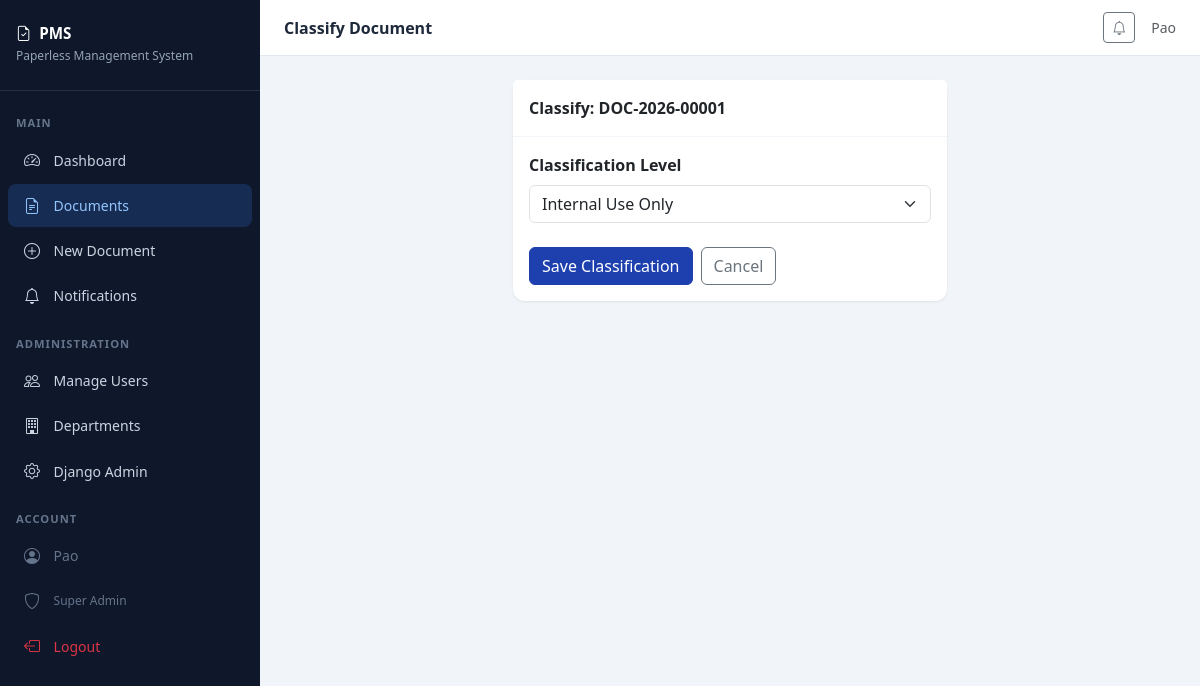
Screenshot of /documents/1/classify/ (signed in) with the database file from the repository.
### dms/models.py (models this page shows, shortened)
class User(AbstractUser):
    ROLE_CHOICES = [
        ('super_admin', 'Super Admin'),
        ('dept_sender_receiver', 'Dept. Sender/Receiver'),
        ('dept_head', 'Dept. Head'),
        ('governor', 'Governor'),
        ('executive', 'Executive'),
    ]
    role = models.CharField(max_length=30, choices=ROLE_CHOICES, default='dept_sender_receiver')
    department = models.ForeignKey('Department', on_delete=models.SET_NULL, null=True, blank=True, related_name='members')

class Document(models.Model):
    SOURCE_CHOICES = [('internal', 'Internal'), ('external', 'External')]
    STATUS_CHOICES = [
        ('draft', 'Draft'),
        ('pending_review', 'Pending Review'),
        ('approved', 'Approved'),
        ('rejected', 'Rejected'),
        ('esigned', 'E-Signed'),
        ('released', 'Released to Correspondent'),
        ('returned', 'Returned to Origin'),
        ('archived', 'Archived'),
        ('return_for_revision', 'Returned for Revision'),
    ]
    ACTION_TYPE_CHOICES = [('return', 'Return to Origin'), ('release', 'Release to External Agency')]
    CLASSIFICATION_CHOICES = [
        ('confidential', 'Confidential'),
        ('internal', 'Internal Use Only'),
        ('public', 'Public'),
    ]
    title = models.CharField(max_length=300)
    reference_number = models.CharField(max_length=100, unique=True, blank=True)
    source = models.CharField(max_length=10, choices=SOURCE_CHOICES)
    classification = models.CharField(max_length=20, choices=CLASSIFICATION_CHOICES, default='internal')
    status = models.CharField(max_length=30, choices=STATUS_CHOICES, default='draft')
    action_type = models.CharField(max_length=10, choices=ACTION_TYPE_CHOICES, blank=True, null=True)
    description = models.TextField(blank=True)
    file = models.FileField(upload_to='documents/%Y/%m/', blank=True, null=True)
    esignature = models.ImageField(upload_to='signatures/%Y/%m/', blank=True, null=True)
    created_by = models.ForeignKey(User, on_delete=models.SET_NULL, null=True, related_name='created_documents')
    assigned_to = models.ForeignKey(User, on_delete=models.SET_NULL, null=True, blank=True, related_name='assigned_documents')
    origin_department = models.ForeignKey(Department, on_delete=models.SET_NULL, null=True, blank=True, related_name='origin_documents')
    current_department = models.ForeignKey(Department, on_delete=models.SET_NULL, null=True, blank=True, related_name='current_documents')
    correspondent_name = models.CharField(max_length=200, blank=True)
    correspondent_agency = models.CharField(max_length=200, blank=True)
    created_at = models.DateTimeField(auto_now_add=True)
    updated_at = models.DateTimeField(auto_now=True)
    logged_at = models.DateTimeField(null=True, blank=True)

### dms/views.py (the view, shortened to what this page needs)
# urls.py: path('documents/<int:pk>/classify/', views.document_classify, name='document_classify'),
@login_required
@role_required(['super_admin', 'dept_head'])
def document_classify(request, pk):
    doc = get_object_or_404(Document, pk=pk)
    form = DocumentClassifyForm(request.POST or None, instance=doc)
    return render(request, 'documents/classify.html', {'form': form, 'doc': doc})

### dms/forms.py
class DocumentClassifyForm(forms.ModelForm):
    class Meta:
        model = Document
        fields = ['classification']
        widgets = {'classification': forms.Select(attrs={'class': 'form-select'})}

### dms/templates/documents/classify.html (shortened to what this page needs)
{% extends 'base.html' %}
{% block page_title %}Classify Document{% endblock %}
{% block content %}
<div class="row justify-content-center">
<div class="col-lg-6">
<div class="card">
<div class="card-header py-3">Classify: {{ doc.reference_number }}</div>
<div class="card-body">
<form method="post">
<div class="mb-4">
<label class="form-label fw-semibold">Classification Level</label>
{{ form.classification }}
</div>
<div class="d-flex gap-2">
<button type="submit" class="btn btn-primary">Save Classification</button>
<a href="{% url 'document_detail' doc.pk %}" class="btn btn-outline-secondary">Cancel</a>
</div>
</form>
</div>
</div>
</div>
</div>
{% endblock %}

### dms/templates/base.html (shortened to what this page needs)
<!DOCTYPE html>
<html lang="en">
<head>
    <link href="https://cdn.jsdelivr.net/npm/bootstrap@5.3.0/dist/css/bootstrap.min.css" rel="stylesheet">
    <link href="https://cdn.jsdelivr.net/npm/bootstrap-icons@1.11.0/font/bootstrap-icons.css" rel="stylesheet">
</head>
<body>
{% if user.is_authenticated %}
<div class="sidebar">
    <div class="sidebar-brand">
        <h5><i class="bi bi-file-earmark-check me-2"></i>PMS</h5>
        <small>Paperless Management System</small>
    </div>
    <nav class="py-2">
        <div class="nav-section-title">Main</div>
        <a href="{% url 'dashboard' %}" class="nav-link {% if request.resolver_match.url_name == 'dashboard' %}active{% endif %}">
            <i class="bi bi-speedometer2"></i> Dashboard
        </a>
        <a href="{% url 'document_list' %}" class="nav-link {% if 'document' in request.resolver_match.url_name %}active{% endif %}">
            <i class="bi bi-file-earmark-text"></i> Documents
        </a>
        <a href="{% url 'document_create' %}" class="nav-link">
            <i class="bi bi-plus-circle"></i> New Document
        </a>
        <a href="{% url 'notifications' %}" class="nav-link">
            <i class="bi bi-bell"></i> Notifications
        </a>
        {% if user.role == 'super_admin' or user.is_superuser %}
        <div class="nav-section-title">Administration</div>
        <a href="{% url 'manage_users' %}" class="nav-link">
            <i class="bi bi-people"></i> Manage Users
        </a>
        <a href="{% url 'manage_departments' %}" class="nav-link">
            <i class="bi bi-building"></i> Departments
        </a>
        <a href="/admin/" class="nav-link">
            <i class="bi bi-gear"></i> Django Admin
        </a>
        {% endif %}
        <div class="nav-section-title">Account</div>
        <div class="nav-link" style="cursor:default; color:#64748b;">
            <i class="bi bi-person-circle"></i>
            <span>{{ user.get_full_name|default:user.username }}</span>
        </div>
        <div class="nav-link" style="cursor:default; color:#64748b; font-size:0.75rem;">
            <i class="bi bi-shield"></i> {{ user.get_role_display }}
        </div>
        <a href="{% url 'logout' %}" class="nav-link text-danger">
            <i class="bi bi-box-arrow-left"></i> Logout
        </a>
    </nav>
</div>
<div class="main-content">
    <div class="topbar">
        <span class="topbar-title">{% block page_title %}Dashboard{% endblock %}</span>
        <div class="d-flex align-items-center gap-3">
            <a href="{% url 'notifications' %}" class="btn btn-sm btn-outline-secondary position-relative">
                <i class="bi bi-bell"></i>
            </a>
            <span class="text-muted small">{{ user.get_full_name|default:user.username }}</span>
        </div>
    </div>
    <div class="page-content">
        {% block content %}{% endblock %}
    </div>
</div>
{% else %}
{% block auth_content %}{% endblock %}
{% endif %}
</body>
</html>

### dms/templates/base.html (style rules this page uses)
:root { --sidebar-width: 260px; --primary: #1e40af; --primary-light: #3b82f6; --sidebar-bg: #0f172a; }
body { background: #f1f5f9; font-family: 'Segoe UI', sans-serif; }
.sidebar { width: var(--sidebar-width); min-height: 100vh; background: var(--sidebar-bg); position: fixed; top: 0; left: 0; z-index: 100; transition: all 0.3s; }
.sidebar-brand { padding: 1.5rem 1rem; border-bottom: 1px solid rgba(255,255,255,0.1); }
.sidebar-brand h5 { color: #fff; font-weight: 700; font-size: 0.95rem; margin: 0; }
.sidebar-brand small { color: #94a3b8; font-size: 0.75rem; }
.nav-section-title { color: #64748b; font-size: 0.7rem; text-transform: uppercase; letter-spacing: 1px; padding: 1rem 1rem 0.3rem; font-weight: 600; }
.sidebar .nav-link { color: #cbd5e1; padding: 0.6rem 1rem; border-radius: 8px; margin: 2px 8px; font-size: 0.875rem; display: flex; align-items: center; gap: 0.6rem; transition: all 0.2s; }
.sidebar .nav-link:hover, .sidebar .nav-link.active { background: rgba(59,130,246,0.2); color: #93c5fd; }
.sidebar .nav-link i { font-size: 1rem; width: 20px; }
.main-content { margin-left: var(--sidebar-width); min-height: 100vh; }
.topbar { background: #fff; border-bottom: 1px solid #e2e8f0; padding: 0.75rem 1.5rem; display: flex; align-items: center; justify-content: space-between; position: sticky; top: 0; z-index: 99; }
.topbar-title { font-weight: 600; color: #1e293b; }
.page-content { padding: 1.5rem; }
.card { border: none; border-radius: 12px; box-shadow: 0 1px 3px rgba(0,0,0,0.08); }
.card-header { background: #fff; border-bottom: 1px solid #f1f5f9; font-weight: 600; }
.btn-primary { background: var(--primary); border-color: var(--primary); }

### rows the page displays
User: get_full_name "Pao", role "Super Admin"
Document: reference_number "DOC-2026-00001", classification "Internal Use Only"
